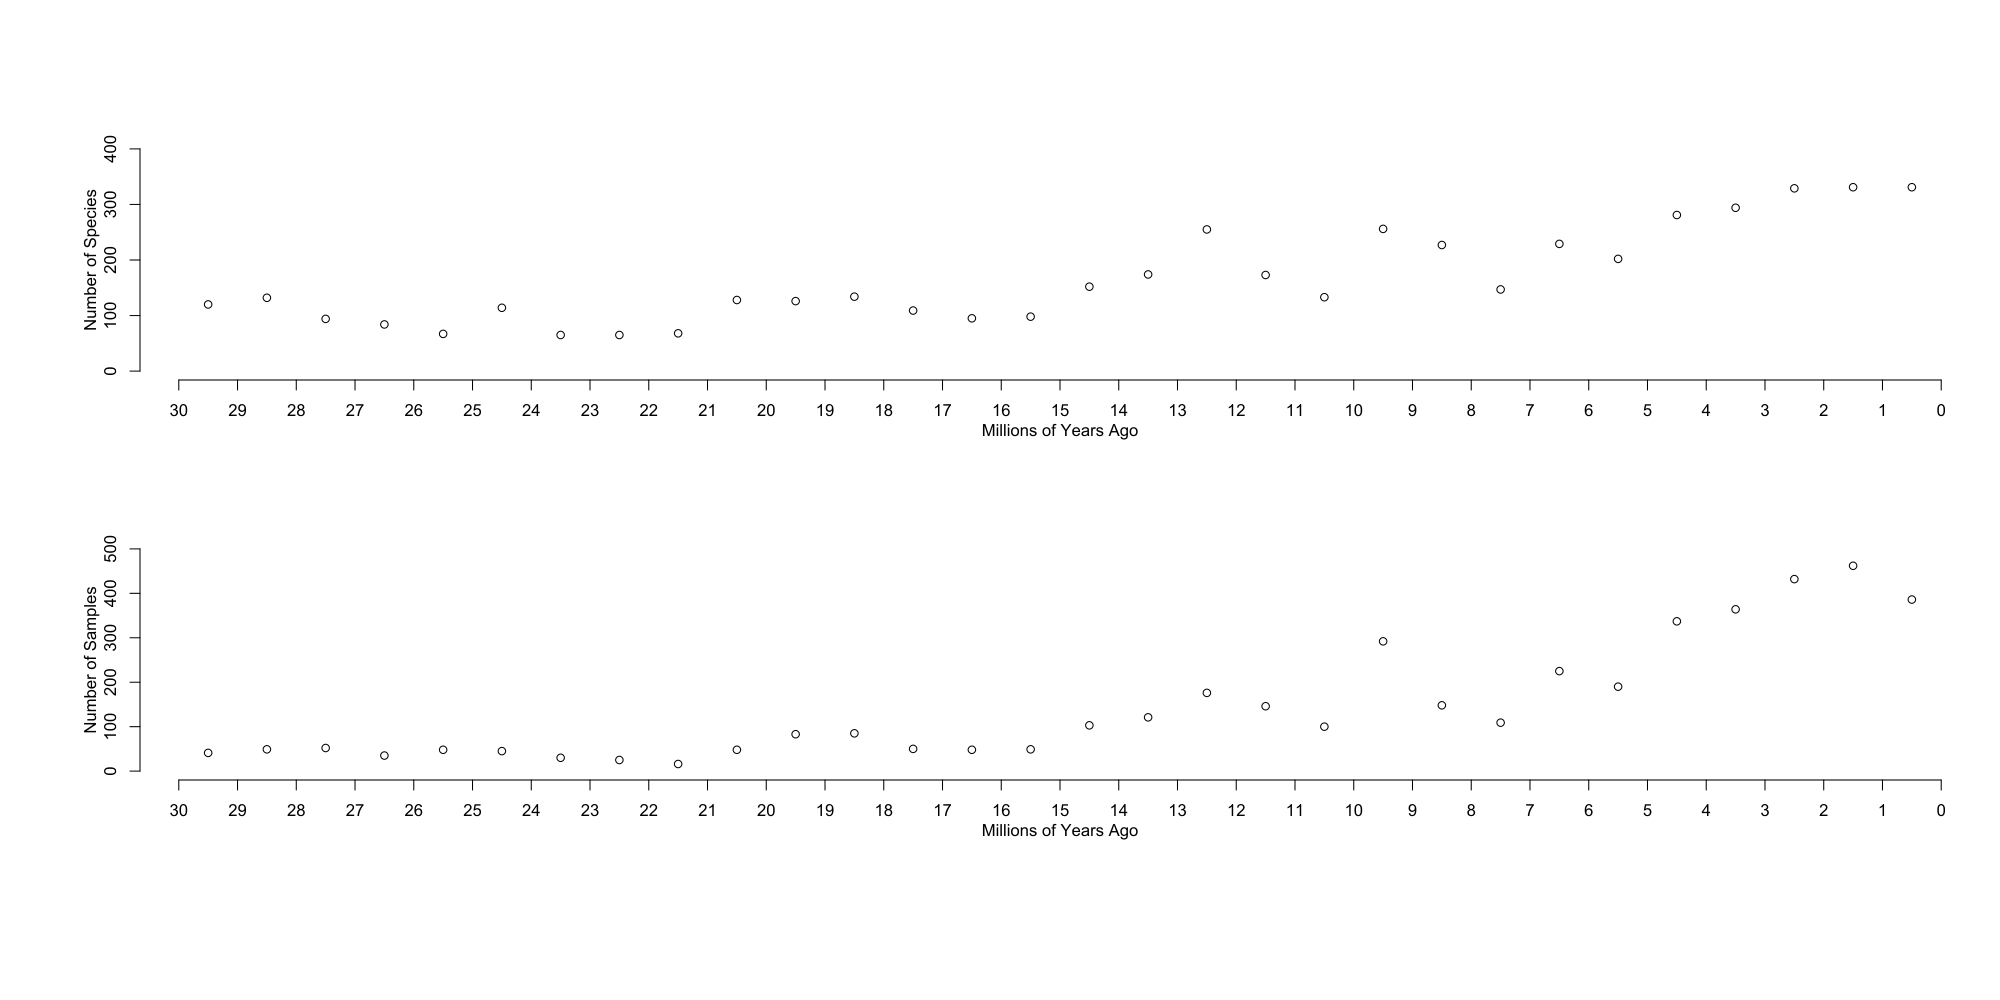

Reproduce this figure in R.
rm(list=ls());
dir();
diatoms<-read.table('diatomsF.txt', sep='\t', header=T);
dim(diatoms);
names(diatoms);
###"sample_age" in millions of years; "species" name; "list" = id for each sample (a sample may contain multiple species)

quartz.options(height=10, width=20, dpi=72);
plot.new();
par(mfrow=c(2,1));
par(oma=c(5,1,5,1));

###count the number of species in 1my intervals from 30my ago through the present
frame();
par(mar=c(6,6,2,0));
plot.window(xlim=c(1, 30), y=c(0,400));
timevec<-c(30:0);
axis(side=1, at=(seq(0.5, 30.5)), label=timevec);
mtext('Millions of Years Ago', side=1, line=2);
axis(side=2);
mtext('Number of Species', side=2, line=2);

maxtime<-30;
mintime<-29;
xvec<-c(1:31);
i<-0;
for (i in 1:30){
	speciespartition<-diatoms[diatoms$sample_age < maxtime & diatoms$sample_age > mintime,];
	points(x=xvec[i], y=length(unique(speciespartition$species)));
	maxtime<-maxtime-1;
	mintime<-mintime-1;
	i<i+1;
}


###count the number of samples (=list) for each time period
frame();
par(mar=c(6,6,2,0));
plot.window(xlim=c(1, 30), y=c(0,500));
timevec<-c(30:0);
axis(side=1, at=(seq(0.5, 30.5)), label=timevec);
mtext('Millions of Years Ago', side=1, line=2);
axis(side=2);
mtext('Number of Samples', side=2, line=2);

maxtime<-30;
mintime<-29;
xvec<-c(1:31);
i<-0;
for (i in 1:30){
	speciespartition<-diatoms[diatoms$sample_age < maxtime & diatoms$sample_age > mintime,];
	points(x=xvec[i], y=length(unique(speciespartition$list)));
	maxtime<-maxtime-1;
	mintime<-mintime-1;
	i<i+1;
}
